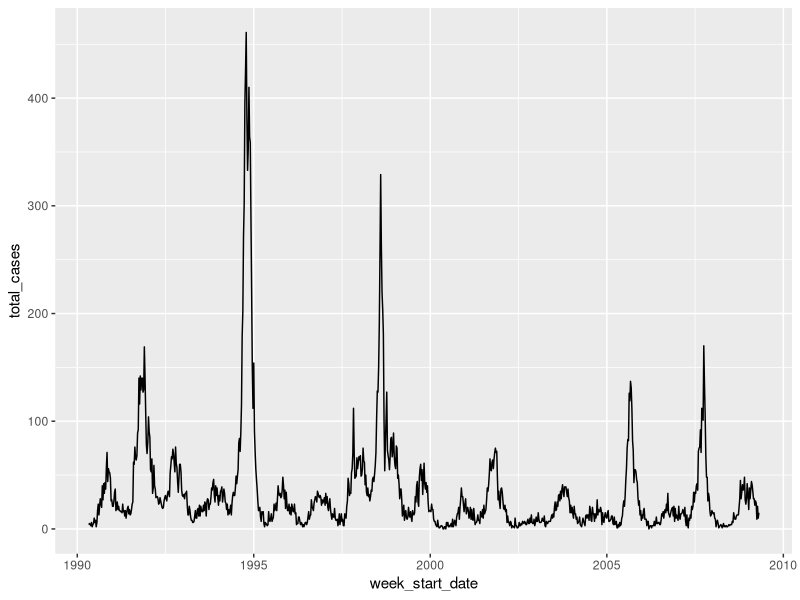
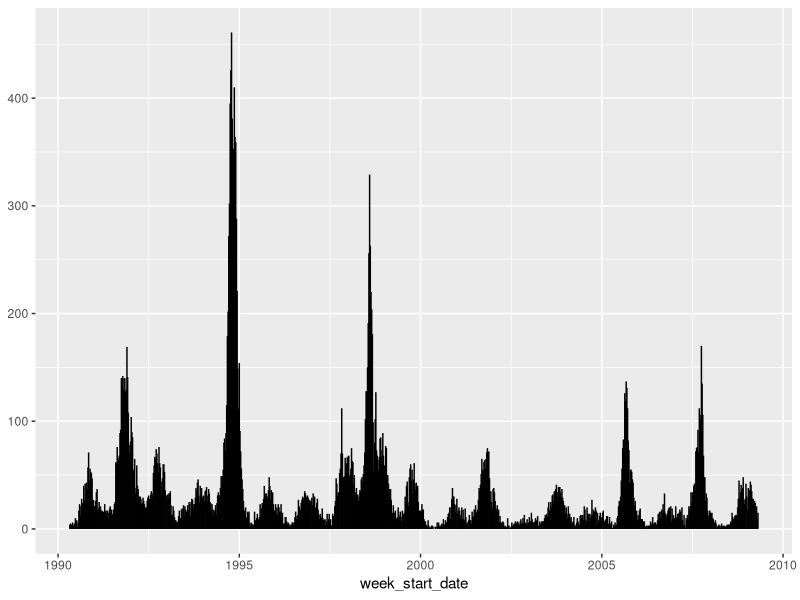
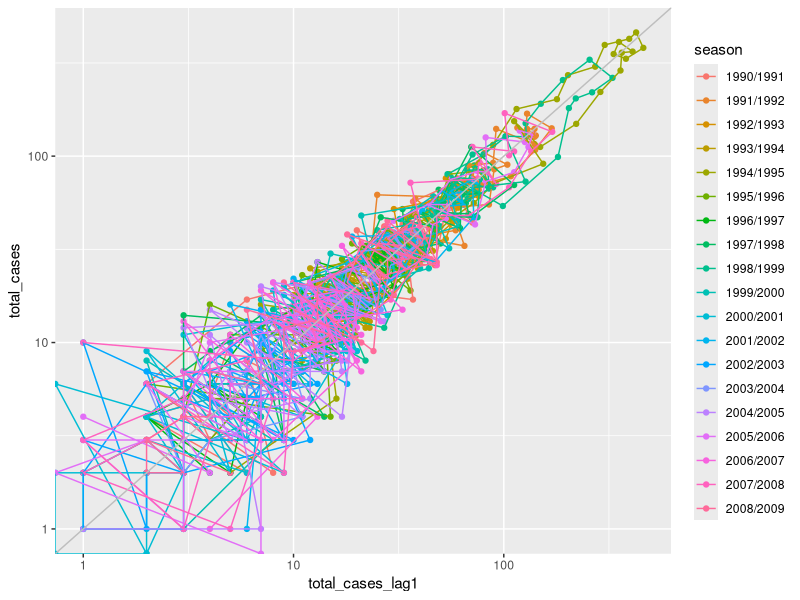
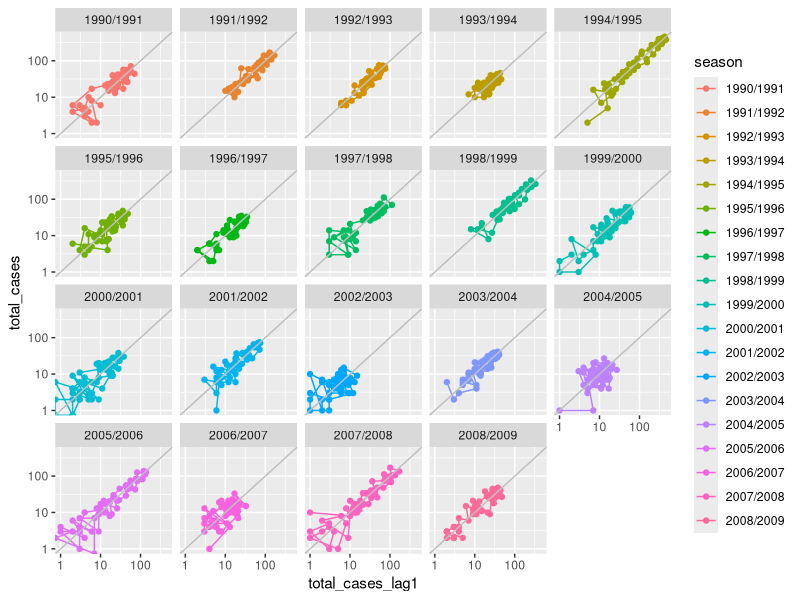
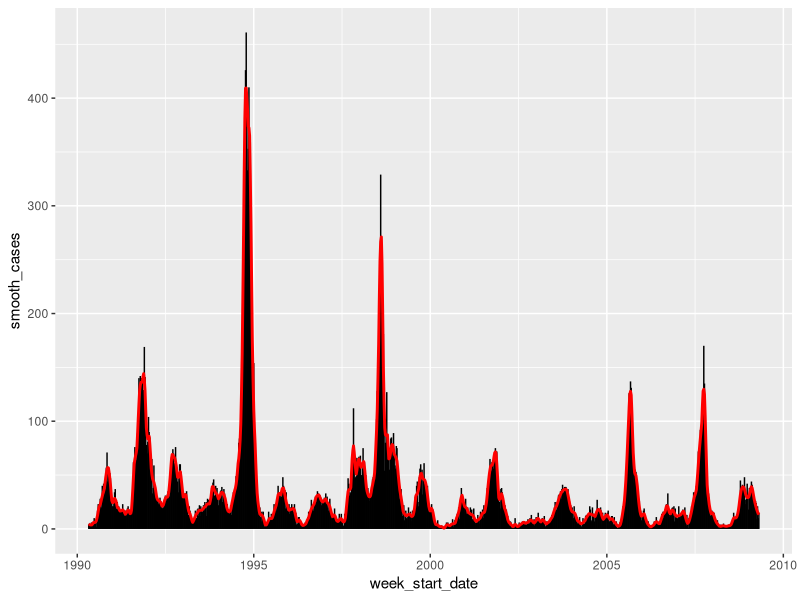
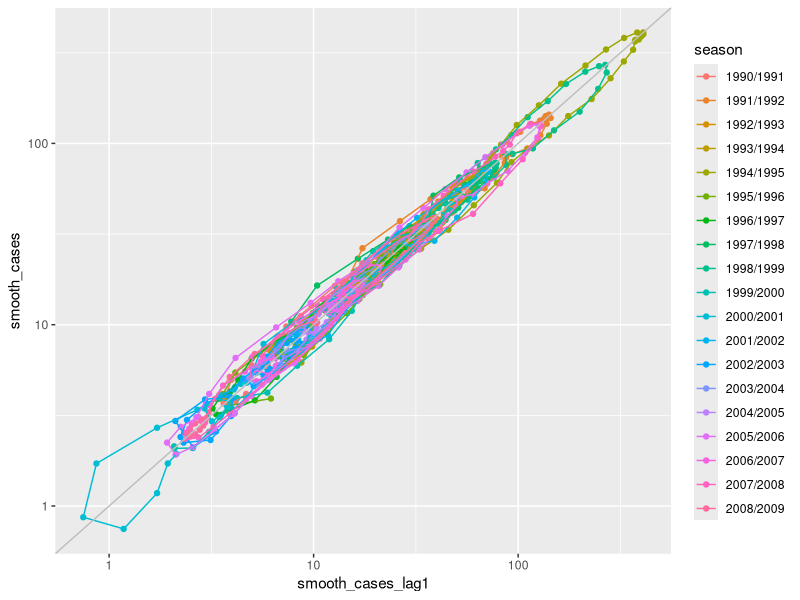
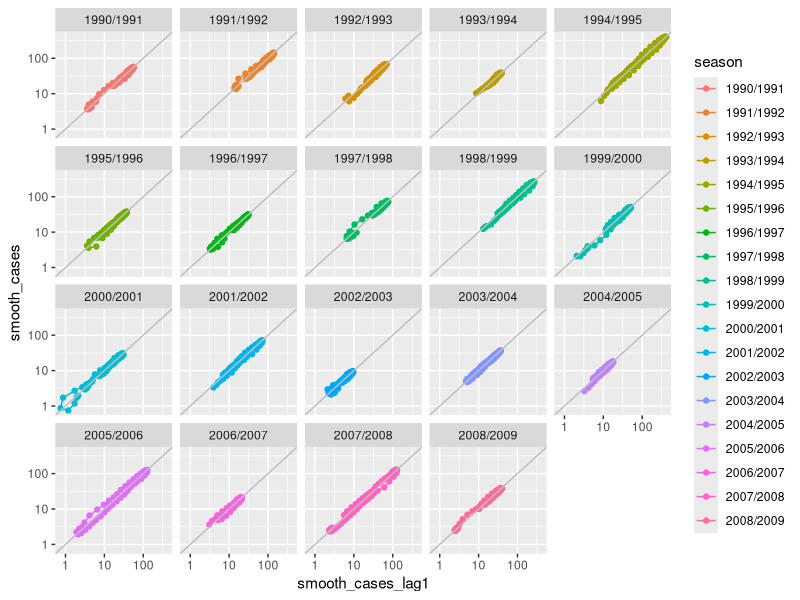

The R source for these figures, in order:
## read in and plot data

library(lubridate)
library(ggplot2)
library(dplyr)

sj <- read.csv('data/San_Juan_Training_Data.csv')

## add lag columns
sj <- sj %>% mutate(total_cases_lag3 = lag(total_cases, 3),
                    total_cases_lag1 = lag(total_cases),
                    week_start_date = ymd(week_start_date))

## simple time series plot
ggplot(sj, aes(x=week_start_date, y=total_cases)) + geom_line()
ggplot(sj, aes(x=week_start_date)) + geom_linerange(aes(ymin=0, ymax=total_cases))

## phase plots
(p <- ggplot(sj, aes(x=total_cases_lag1, y=total_cases, color=season)) + 
    geom_point() + geom_path() +
    scale_x_log10() + scale_y_log10() +
    geom_abline(b=1, a=0, color="grey"))

p + facet_wrap(~ season)

## smooth data
sm <- loess(total_cases ~ as.numeric(week_start_date), data=sj, span=1/80)
sj$smooth_cases <- sm$fitted
sj$smooth_cases_lag1 <- lag(sj$smooth_cases)

ggplot(sj, aes(x=week_start_date)) + 
    geom_linerange(aes(ymin=0, ymax=total_cases)) +
    geom_line(aes(y=smooth_cases), color="red", size=1)

## phase plot with smooth data
(p1 <- ggplot(sj, aes(x=smooth_cases_lag1, y=smooth_cases, color=season)) + 
    geom_point() + geom_path() +
    scale_x_log10() + scale_y_log10() +
    geom_abline(b=1, a=0, color="grey"))

p1 + facet_wrap(~ season)
